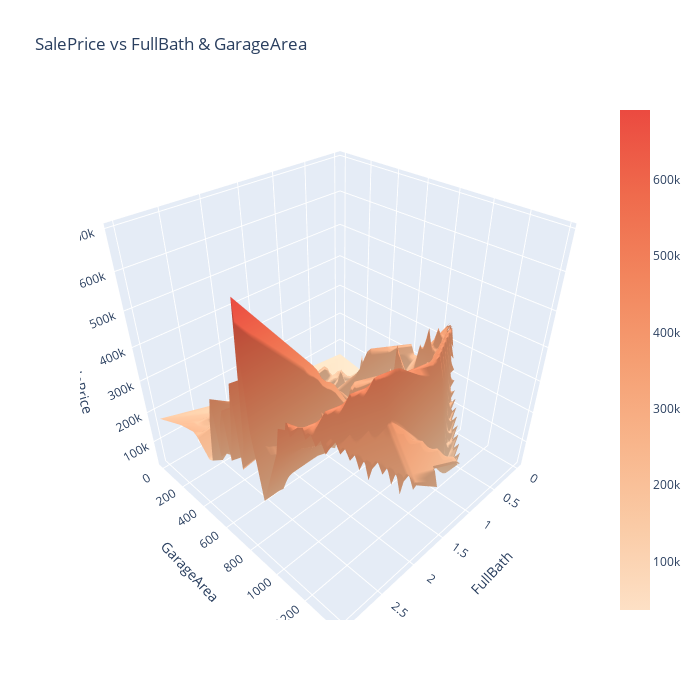

The notebook cell this image was saved under:
### Markdown cell above
Based on the initial interactive heatmap, it seems there are different types of correlations between SalePrice and other numerical features, the highest positive correlations being only moderately correlated:

SalePrice - FullBath: 0.56
SalePrice - GarageArea: 0.62
SalePrice - GarageCars: 0.64

I wanted to also look at significant negative correlations, but there are only ones that would not change very much the result, e.g.: -0.14 KitchenAbvGr.

### Code cell
x_feature, y_feature, z_feature = 'FullBath', 'GarageArea', 'SalePrice'

x = df[x_feature]
y = df[y_feature]
z = df[z_feature]

xi = np.linspace(x.min(), x.max(), 50)
yi = np.linspace(y.min(), y.max(), 50)
X, Y = np.meshgrid(xi, yi)

Z = griddata((x, y), z, (X, Y), method='linear')

fig = go.Figure(go.Surface(x=X, y=Y, z=Z, colorscale='Peach'))
fig.update_layout(
    title=f'{z_feature} vs {x_feature} & {y_feature}',
    scene=dict(
        xaxis_title=x_feature,
        yaxis_title=y_feature,
        zaxis_title=z_feature
    ),
    width=700, height=700
)
fig.show()

### Figure 1 — Plotly figure (JSON) as saved in the notebook; plotly's stock layout.template omitted (floating-point values rounded to 4 significant figures; data arrays with more than 128 entries replaced by an {"elided": "..."} marker saying what was removed)
{"data": [{"colorscale": [[0, "rgb(253, 224, 197)"], [0.1667, "rgb(250, 203, 166)"], [0.3333, "rgb(248, 181, 139)"], [0.5, "rgb(245, 158, 114)"], [0.6667, "rgb(242, 133, 93)"], [0.8333, "rgb(239, 106, 76)"], [1, "rgb(235, 74, 64)"]], "type": "surface", "x": {"elided": "50x50 float values"}, "y": {"elided": "50x50 float values"}, "z": {"elided": "50x50 float values"}}], "layout": {"height": 700, "scene": {"xaxis": {"title": {"text": "FullBath"}}, "yaxis": {"title": {"text": "GarageArea"}}, "zaxis": {"title": {"text": "SalePrice"}}}, "title": {"text": "SalePrice vs FullBath & GarageArea"}, "width": 700}}
